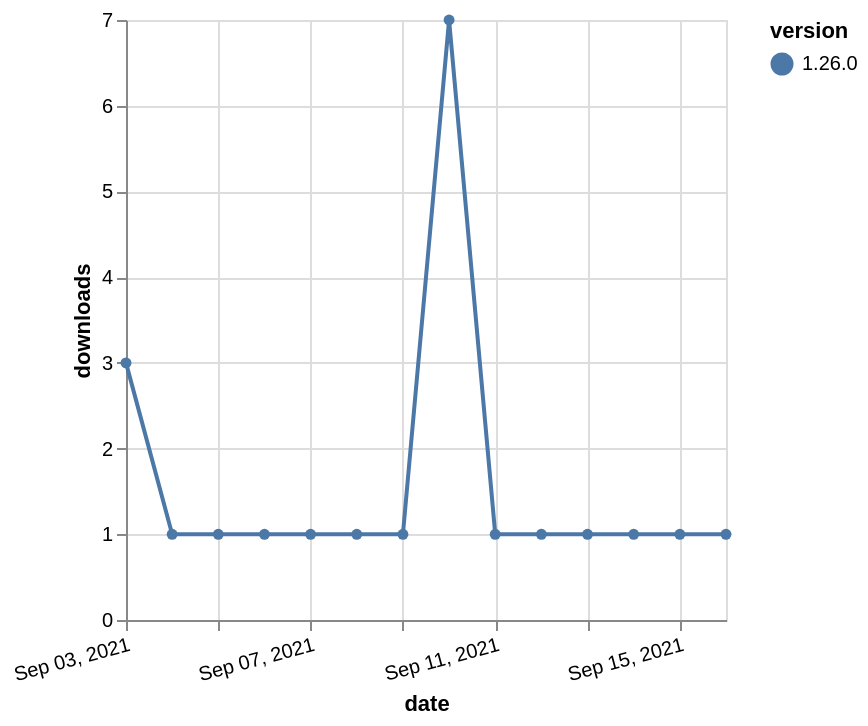

Here is the Vega-Lite specification saved for this chart:
### Vega-Lite specification from a JSON file in a GitHub repository (floating-point values rounded to 4 significant figures)
{"$schema": "https://vega.github.io/schema/vega-lite/v5.json", "description": "A simple bar chart with embedded data.", "data": {"values": [{"date": "2021-09-03", "total": 496, "delta": 3, "version": "1.26.0"}, {"date": "2021-09-04", "total": 497, "delta": 1, "version": "1.26.0"}, {"date": "2021-09-05", "total": 498, "delta": 1, "version": "1.26.0"}, {"date": "2021-09-06", "total": 499, "delta": 1, "version": "1.26.0"}, {"date": "2021-09-07", "total": 500, "delta": 1, "version": "1.26.0"}, {"date": "2021-09-08", "total": 501, "delta": 1, "version": "1.26.0"}, {"date": "2021-09-09", "total": 502, "delta": 1, "version": "1.26.0"}, {"date": "2021-09-10", "total": 509, "delta": 7, "version": "1.26.0"}, {"date": "2021-09-11", "total": 510, "delta": 1, "version": "1.26.0"}, {"date": "2021-09-12", "total": 511, "delta": 1, "version": "1.26.0"}, {"date": "2021-09-13", "total": 512, "delta": 1, "version": "1.26.0"}, {"date": "2021-09-14", "total": 513, "delta": 1, "version": "1.26.0"}, {"date": "2021-09-15", "total": 514, "delta": 1, "version": "1.26.0"}, {"date": "2021-09-16", "total": 515, "delta": 1, "version": "1.26.0"}]}, "width": "container", "mark": {"type": "line", "point": {"filled": true}}, "encoding": {"x": {"field": "date", "type": "temporal", "timeUnit": "yearmonthdate", "title": "date", "axis": {"labelAngle": -15}}, "y": {"field": "delta", "type": "quantitative", "title": "downloads"}, "color": {"field": "version", "type": "nominal"}, "tooltip": {"field": "delta"}}}
